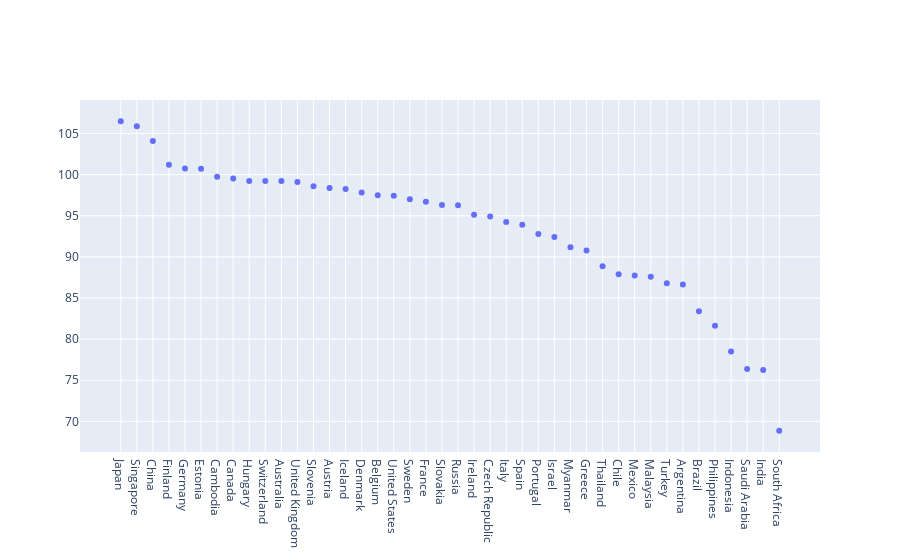

Notebook source saved alongside this figure:
### Code cell
iq = go.Figure()
iq.add_trace(go.Scatter(
    x=iq_score_use['country'],
    y=iq_score_use['iq'],
    mode='markers',
    customdata=iq_score_use['rank'],
    hovertemplate='Country: %{x}<br>'+
    'Score: %{y}<br>'+ 'Rank: %{customdata}<br>'+
    '<extra></extra>'
))
iq.show()

### Figure 1 — Plotly figure (JSON) as saved in the notebook; plotly's stock layout.template omitted (floating-point values rounded to 4 significant figures)
{"data": [{"customdata": [1, 3, 5, 8, 10, 12, 15, 16, 18, 19, 17, 20, 23, 25, 26, 27, 28, 29, 31, 32, 34, 35, 39, 40, 42, 45, 48, 49, 52, 55, 64, 69, 70, 73, 77, 78, 98, 111, 130, 141, 143, 164], "hovertemplate": "Country: %{x}<br>Score: %{y}<br>Rank: %{customdata}<br><extra></extra>", "mode": "markers", "type": "scatter", "x": ["Japan", "Singapore", "China", "Finland", "Germany", "Estonia", "Cambodia", "Canada", "Hungary", "Switzerland", "Australia", "United Kingdom", "Slovenia", "Austria", "Iceland", "Denmark", "Belgium", "United States", "Sweden", "France", "Slovakia", "Russia", "Ireland", "Czech Republic", "Italy", "Spain", "Portugal", "Israel", "Myanmar", "Greece", "Thailand", "Chile", "Mexico", "Malaysia", "Turkey", "Argentina", "Brazil", "Philippines", "Indonesia", "Saudi Arabia", "India", "South Africa"], "y": [106.5, 105.9, 104.1, 101.2, 100.7, 100.7, 99.75, 99.52, 99.24, 99.24, 99.24, 99.12, 98.6, 98.38, 98.26, 97.83, 97.49, 97.43, 97, 96.69, 96.32, 96.29, 95.13, 94.92, 94.23, 93.9, 92.77, 92.43, 91.18, 90.77, 88.87, 87.89, 87.73, 87.58, 86.8, 86.63, 83.38, 81.64, 78.49, 76.36, 76.24, 68.87]}], "layout": {}}
